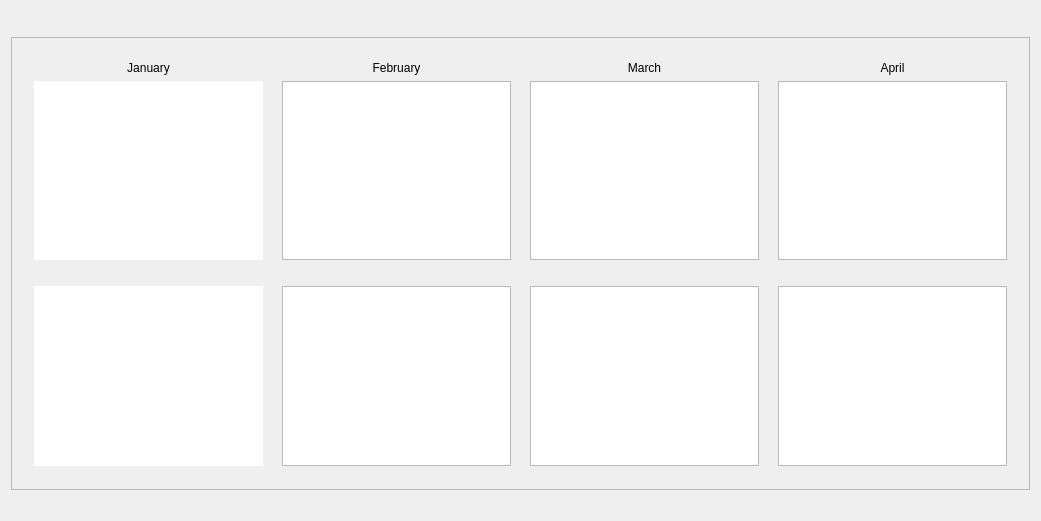
<?xml version="1.0" encoding="UTF-8"?>
<ui version="4.0">
 <class>MonthlyBudgetSummaryDialog</class>
 <widget class="QDialog" name="MonthlyBudgetSummaryDialog">
  <property name="windowModality">
   <enum>Qt::ApplicationModal</enum>
  </property>
  <property name="geometry">
   <rect>
    <x>0</x>
    <y>0</y>
    <width>1041</width>
    <height>521</height>
   </rect>
  </property>
  <property name="windowTitle">
   <string>Monthly Budget Summary</string>
  </property>
  <property name="modal">
   <bool>true</bool>
  </property>
  <layout class="QVBoxLayout" name="verticalLayout_2">
   <item>
    <layout class="QVBoxLayout" name="verticalLayout">
     <item>
      <layout class="QHBoxLayout" name="horizontalLayout">
       <item>
        <spacer name="horizontalSpacer">
         <property name="orientation">
          <enum>Qt::Horizontal</enum>
         </property>
         <property name="sizeHint" stdset="0">
          <size>
           <width>40</width>
           <height>20</height>
          </size>
         </property>
        </spacer>
       </item>
       <item>
        <widget class="QLabel" name="labelDialogTitle">
         <property name="text">
          <string>&lt;MonthlyBudgetSummary&gt;</string>
         </property>
        </widget>
       </item>
       <item>
        <spacer name="horizontalSpacer_2">
         <property name="orientation">
          <enum>Qt::Horizontal</enum>
         </property>
         <property name="sizeHint" stdset="0">
          <size>
           <width>40</width>
           <height>20</height>
          </size>
         </property>
        </spacer>
       </item>
      </layout>
     </item>
     <item>
      <widget class="QScrollArea" name="scrollArea">
       <property name="widgetResizable">
        <bool>true</bool>
       </property>
       <widget class="QWidget" name="scrollAreaWidgetContents">
        <property name="geometry">
         <rect>
          <x>0</x>
          <y>0</y>
          <width>1019</width>
          <height>445</height>
         </rect>
        </property>
        <layout class="QVBoxLayout" name="verticalLayout_4">
         <item>
          <spacer name="verticalSpacer_5">
           <property name="orientation">
            <enum>Qt::Vertical</enum>
           </property>
           <property name="sizeHint" stdset="0">
            <size>
             <width>20</width>
             <height>40</height>
            </size>
           </property>
          </spacer>
         </item>
         <item>
          <layout class="QHBoxLayout" name="horizontalLayout_2">
           <item>
            <spacer name="horizontalSpacer_7">
             <property name="orientation">
              <enum>Qt::Horizontal</enum>
             </property>
             <property name="sizeHint" stdset="0">
              <size>
               <width>40</width>
               <height>20</height>
              </size>
             </property>
            </spacer>
           </item>
           <item>
            <layout class="QVBoxLayout" name="verticalLayout_3">
             <item>
              <widget class="QLabel" name="label">
               <property name="text">
                <string>January</string>
               </property>
               <property name="alignment">
                <set>Qt::AlignCenter</set>
               </property>
              </widget>
             </item>
             <item>
              <widget class="QTableView" name="tableViewJanuaryExpenses">
               <property name="font">
                <font>
                 <pointsize>8</pointsize>
                </font>
               </property>
               <property name="frameShape">
                <enum>QFrame::NoFrame</enum>
               </property>
               <property name="frameShadow">
                <enum>QFrame::Plain</enum>
               </property>
               <attribute name="horizontalHeaderDefaultSectionSize">
                <number>105</number>
               </attribute>
              </widget>
             </item>
             <item>
              <spacer name="verticalSpacer">
               <property name="orientation">
                <enum>Qt::Vertical</enum>
               </property>
               <property name="sizeType">
                <enum>QSizePolicy::Fixed</enum>
               </property>
               <property name="sizeHint" stdset="0">
                <size>
                 <width>20</width>
                 <height>20</height>
                </size>
               </property>
              </spacer>
             </item>
             <item>
              <widget class="QTableView" name="tableViewJanuaryInvestments">
               <property name="font">
                <font>
                 <pointsize>8</pointsize>
                </font>
               </property>
               <property name="frameShape">
                <enum>QFrame::NoFrame</enum>
               </property>
               <property name="frameShadow">
                <enum>QFrame::Plain</enum>
               </property>
               <attribute name="horizontalHeaderDefaultSectionSize">
                <number>105</number>
               </attribute>
              </widget>
             </item>
            </layout>
           </item>
           <item>
            <spacer name="horizontalSpacer_5">
             <property name="orientation">
              <enum>Qt::Horizontal</enum>
             </property>
             <property name="sizeHint" stdset="0">
              <size>
               <width>40</width>
               <height>20</height>
              </size>
             </property>
            </spacer>
           </item>
           <item>
            <layout class="QVBoxLayout" name="verticalLayout_5">
             <item>
              <widget class="QLabel" name="label_2">
               <property name="text">
                <string>February</string>
               </property>
               <property name="alignment">
                <set>Qt::AlignCenter</set>
               </property>
              </widget>
             </item>
             <item>
              <widget class="QTableView" name="tableViewFebruaryExpenses"/>
             </item>
             <item>
              <spacer name="verticalSpacer_2">
               <property name="orientation">
                <enum>Qt::Vertical</enum>
               </property>
               <property name="sizeType">
                <enum>QSizePolicy::Fixed</enum>
               </property>
               <property name="sizeHint" stdset="0">
                <size>
                 <width>20</width>
                 <height>20</height>
                </size>
               </property>
              </spacer>
             </item>
             <item>
              <widget class="QTableView" name="tableViewFebruaryInvestments"/>
             </item>
            </layout>
           </item>
           <item>
            <spacer name="horizontalSpacer_4">
             <property name="orientation">
              <enum>Qt::Horizontal</enum>
             </property>
             <property name="sizeHint" stdset="0">
              <size>
               <width>40</width>
               <height>20</height>
              </size>
             </property>
            </spacer>
           </item>
           <item>
            <layout class="QVBoxLayout" name="verticalLayout_6">
             <item>
              <widget class="QLabel" name="label_3">
               <property name="text">
                <string>March</string>
               </property>
               <property name="alignment">
                <set>Qt::AlignCenter</set>
               </property>
              </widget>
             </item>
             <item>
              <widget class="QTableView" name="tableViewMarchExpenses"/>
             </item>
             <item>
              <spacer name="verticalSpacer_3">
               <property name="orientation">
                <enum>Qt::Vertical</enum>
               </property>
               <property name="sizeType">
                <enum>QSizePolicy::Fixed</enum>
               </property>
               <property name="sizeHint" stdset="0">
                <size>
                 <width>20</width>
                 <height>20</height>
                </size>
               </property>
              </spacer>
             </item>
             <item>
              <widget class="QTableView" name="tableViewMarchInvestments"/>
             </item>
            </layout>
           </item>
           <item>
            <spacer name="horizontalSpacer_3">
             <property name="orientation">
              <enum>Qt::Horizontal</enum>
             </property>
             <property name="sizeHint" stdset="0">
              <size>
               <width>40</width>
               <height>20</height>
              </size>
             </property>
            </spacer>
           </item>
           <item>
            <layout class="QVBoxLayout" name="verticalLayout_7">
             <item>
              <widget class="QLabel" name="label_4">
               <property name="text">
                <string>April</string>
               </property>
               <property name="alignment">
                <set>Qt::AlignCenter</set>
               </property>
              </widget>
             </item>
             <item>
              <widget class="QTableView" name="tableViewAprilExpenses"/>
             </item>
             <item>
              <spacer name="verticalSpacer_4">
               <property name="orientation">
                <enum>Qt::Vertical</enum>
               </property>
               <property name="sizeType">
                <enum>QSizePolicy::Fixed</enum>
               </property>
               <property name="sizeHint" stdset="0">
                <size>
                 <width>20</width>
                 <height>20</height>
                </size>
               </property>
              </spacer>
             </item>
             <item>
              <widget class="QTableView" name="tableViewAprilInvestments"/>
             </item>
            </layout>
           </item>
           <item>
            <spacer name="horizontalSpacer_8">
             <property name="orientation">
              <enum>Qt::Horizontal</enum>
             </property>
             <property name="sizeHint" stdset="0">
              <size>
               <width>40</width>
               <height>20</height>
              </size>
             </property>
            </spacer>
           </item>
          </layout>
         </item>
         <item>
          <spacer name="verticalSpacer_6">
           <property name="orientation">
            <enum>Qt::Vertical</enum>
           </property>
           <property name="sizeHint" stdset="0">
            <size>
             <width>20</width>
             <height>40</height>
            </size>
           </property>
          </spacer>
         </item>
        </layout>
       </widget>
      </widget>
     </item>
    </layout>
   </item>
   <item>
    <spacer name="horizontalSpacer_6">
     <property name="orientation">
      <enum>Qt::Horizontal</enum>
     </property>
     <property name="sizeHint" stdset="0">
      <size>
       <width>40</width>
       <height>20</height>
      </size>
     </property>
    </spacer>
   </item>
  </layout>
 </widget>
 <resources/>
 <connections/>
</ui>
